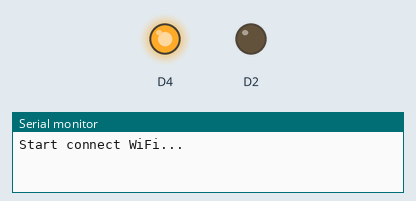
Simulated run of this sketch. Board: ESP8266 (NodeMCU). Shown: output pins drawn as LEDs (lit = HIGH), the last lines printed to the serial monitor. WiFi joins after 1.5 s; servers stay silent unless stated; no MQTT or app messages arrive unless stated.

Above: at 0.3 s.
At 1.8 s:
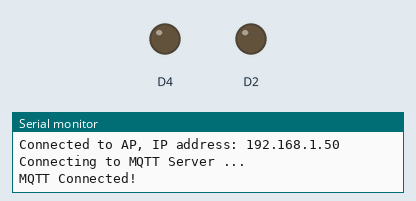
Timing chart, 0 to 3.3 s (numbered marks = the images above):
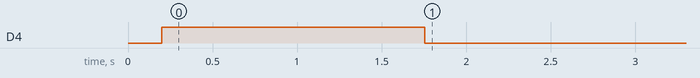

The sketch:

solar-water.ino
```cpp
#include <ESP8266WiFi.h>
/* 依赖 PubSubClient 2.4.0 */
#include <PubSubClient.h>
#include <ESP8266HTTPClient.h>
#include <ArduinoJson.h>

//#define WIFI_SSID         "magic"
#define WIFI_SSID         "ChinaNet-RV8U7W"
#define WIFI_PASSWD       "qiaobinhao123"

#define MQTT_SERVER       "a1g0aXwTsx1.iot-as-mqtt.cn-shanghai.aliyuncs.com"
#define MQTT_PORT         1883
#define MQTT_USRNAME      "ZApjdvupCbBZlbJYFILD&a1g0aXwTsx1"
#define CLIENT_ID         "a1g0aXwTsx1.ZApjdvupCbBZlbJYFILD|securemode=2,signmethod=hmacsha256,timestamp=1658143431835|"
#define MQTT_PASSWD       "5ef55aa8f20a192c8fae1e55f9b0c4d0e127ad5310a4c138bdd9bbf0cd790ada"

WiFiClient wifiClient;
PubSubClient mqttClient(wifiClient);

//连接wifi
void connectWifi(){
    if (WiFi.status() == WL_CONNECTED){
        return;
    }
    digitalWrite(D4, HIGH);
    Serial.println("Start connect WiFi...");
    WiFi.mode(WIFI_STA);
    WiFi.begin(WIFI_SSID, WIFI_PASSWD);
    while (WiFi.status() != WL_CONNECTED){
        delay(1500);
        Serial.println("WiFi is Connecting");
    }

    Serial.print("Connected to AP, IP address: ");
    Serial.println(WiFi.localIP());
    connectMqtt();
}

//连接mqtt
void connectMqtt(){
    if(mqttClient.connected()){
        return;
    }
    mqttClient.setServer(MQTT_SERVER, MQTT_PORT);
    mqttClient.setCallback(onReceiveMessage);
    while (!mqttClient.connected()){
        Serial.println("Connecting to MQTT Server ...");
        if (mqttClient.connect(CLIENT_ID, MQTT_USRNAME, MQTT_PASSWD)){
            Serial.println("MQTT Connected!");
            digitalWrite(D4, LOW);
        }else{
            Serial.print("MQTT Connect err: ");
            Serial.println(mqttClient.state());
            delay(3000);
        }
    }
}

//上水结束时间
unsigned long endTime = 0;
//当前状态
bool isOn = false;

//收到消息后的回调函数
void onReceiveMessage(char *topic, byte *payload, unsigned int length){
    payload[length] = '\0';
    int timeLength = String((char *)payload).toInt();
    Serial.print("onReceiveMessage: ");
    Serial.println((char *)payload);
    digitalWrite(D2, HIGH);
    endTime = millis() + timeLength;
    isOn = true;
}

void setup(){
    pinMode(D2, OUTPUT);
    pinMode(D4, OUTPUT);
    Serial.begin(115200);
    delay(200);
    connectWifi();
}

unsigned long lastCheckWifi;
void loop(){
  //如果当前时间，已经超过了应该断开的时间。并且上水阀还是接通的状态，那就断开
  if(millis() > endTime && isOn){
    digitalWrite(D2, LOW);
    isOn = false;
  }
  //设置检查wifi时间间隔
  if(millis() - lastCheckWifi > 3000){
      connectWifi();
      lastCheckWifi = millis();
  }
  mqttClient.loop();  //保持客户端的连接
  delay(500);
}
```
